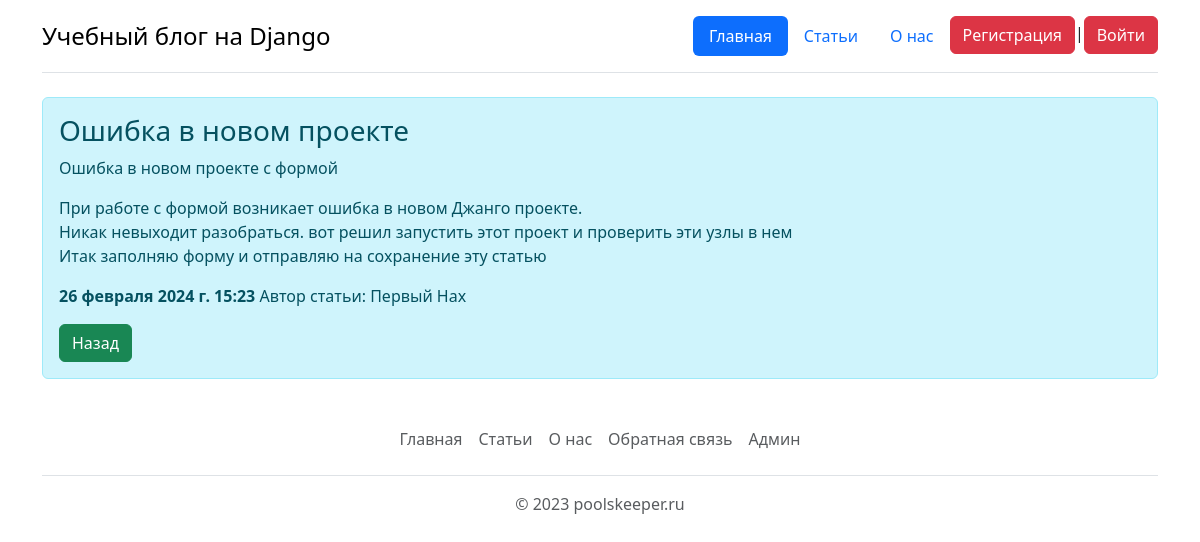
The page /detail/50 on the database its author committed.
### main/models.py (models this page shows, shortened)
class Article(models.Model):
    id = models.AutoField('id', primary_key=True)
    title = models.CharField('Заголовок', max_length=100, null=False)
    intro = models.CharField('Анонс', max_length=300, null=False)
    text = models.TextField('Статья', null=False)
    slag = models.CharField('slug', max_length=100, null=False)
    date = models.DateTimeField('Время', default=timezone.now())
    author = models.ForeignKey(User, verbose_name='Автор статьи', on_delete=models.CASCADE)
    class Meta:
        verbose_name = 'Статья'
        verbose_name_plural = 'Статьи'

### main/views.py (the view)
# urls.py: path('detail/<int:id>', views.detail, name='detail'),
def detail(request, id):
    article = Article.objects.get(pk=id)
    context = {
        'title': article.title,
        'article': article,
    }
    return render(request, 'main/detail.html', context=context)

### main/templates/main/detail.html (shortened to what this page needs)
{% extends 'main/base.html' %}
{% block body %}
            <div class="alert alert-info mt-2" >
                <h3>{{ article.title }}</h3>
                <p>{{ article.intro }}</p>
                <p>{{ article.text|linebreaks }}</p>
                <p><b>{{ article.date }} </b>Автор статьи:
                    {% if article.author.first_name %}
                    {{article.author.first_name}}
                    {{article.author.last_name}}
                    {% else %}
                    {{article.author}}
                    {% endif %}
                </p>
                <a  onclick="javascript:history.back(); return false;" class="btn btn-success">Назад</a>
            </div>
{% endblock %}

### rows shown on the page
Article: title "Ошибка в новом проекте", intro "Ошибка в новом проекте с формой", text "При работе с формой возникает ошибка в новом Джанго проекте. Никак невыходит разобраться. вот решил запустить этот проект и проверить эти узлы в нем Итак заполняю форму и отправляю на сохранение эту статью", date "26 февраля 2024 г. 15:23", author.first_name "Первый", author.last_name "Нах"
